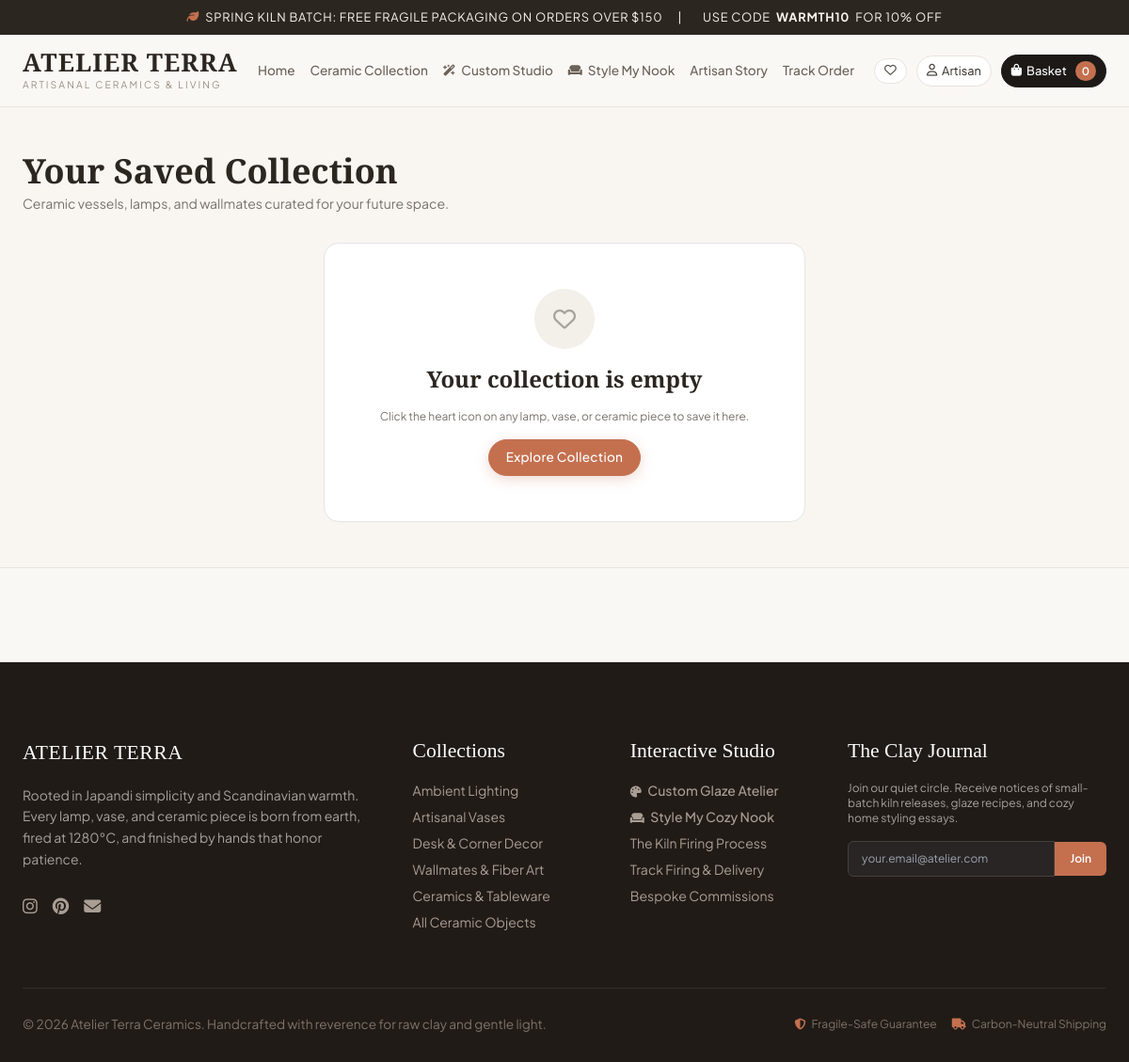
The page /accounts/wishlist/ (signed in) on the database its author committed.
### products/models.py (models this page shows, shortened)
class Category(models.Model):
    name = models.CharField(max_length=100)
    slug = models.SlugField(max_length=120, unique=True)
    description = models.TextField(blank=True)
    icon = models.CharField(max_length=50, default="fa-solid fa-shapes", help_text="FontAwesome icon class")
    image = models.ImageField(upload_to="categories/", blank=True, null=True)
    order = models.PositiveIntegerField(default=0)
    class Meta:
        verbose_name_plural = "Categories"
        ordering = ["order", "name"]

### accounts/views.py (the view)
# urls.py: path('wishlist/', views.wishlist_view, name='wishlist'),
@login_required
def wishlist_view(request):
    wishlist = Wishlist.objects.filter(user=request.user)
    return render(request, 'accounts/wishlist.html', {'wishlist': wishlist})

### cart/cart.py (called while the page is built)
    def __len__(self):
        items = self.cart.get('items', {})
        return sum(item['quantity'] for item in items.values())

    def get_subtotal_price(self):
        items = self.cart.get('items', {})
        return sum(Decimal(item['price']) * item['quantity'] for item in items.values())

    def get_discount_amount(self):
        subtotal = self.get_subtotal_price()
        percent = self.cart.get('discount_percent', 0)
        if percent > 0:
            return round(subtotal * Decimal(percent) / Decimal(100), 2)
        return Decimal('0.00')

    def get_shipping_cost(self):
        subtotal = self.get_subtotal_price()
        if subtotal == 0:
            return Decimal('0.00')
        if subtotal >= Decimal('150.00'):
            return Decimal('0.00')
        return Decimal('12.00')

    def get_total_price(self):
        subtotal = self.get_subtotal_price()
        discount = self.get_discount_amount()
        shipping = self.get_shipping_cost()
        return max(Decimal('0.00'), subtotal - discount + shipping)

### cart/context_processors.py (called while the page is built)
def cart(request):
    cart_obj = Cart(request)
    return {
        'cart': cart_obj,
        'cart_item_count': len(cart_obj),
        'cart_subtotal': cart_obj.get_subtotal_price(),
        'cart_total': cart_obj.get_total_price(),
        'cart_discount': cart_obj.get_discount_amount(),
        'cart_shipping': cart_obj.get_shipping_cost(),
    }

### products/context_processors.py (called while the page is built)
def categories_processor(request):
    return {
        'all_categories': Category.objects.all(),
    }

### templates/accounts/wishlist.html (shortened to what this page needs)
{% extends 'base.html' %}
{% load static %}
{% block content %}
<div class="py-12 bg-sand/30 border-b border-stone-200">
    <div class="atelier-container">
        <div class="mb-8">
            <h1 class="font-serif text-3xl sm:text-4xl text-espresso font-semibold">Your Saved Collection</h1>
            <p class="text-stone-500 text-sm mt-1">Ceramic vessels, lamps, and wallmates curated for your future space.</p>
        </div>
        {% if wishlist %}
        <div class="grid grid-cols-1 sm:grid-cols-2 lg:grid-cols-4 gap-6">
            {% for item in wishlist %}
            <div class="product-card group">
                <div class="card-image-wrap">
                    <a href="{% url 'products:toggle_wishlist' item.product.id %}" class="card-wishlist-top wished" title="Remove from Wishlist">
                        <i class="fa-solid fa-heart"></i>
                    </a>
                    {% if item.product.image %}
                    <img src="{{ item.product.image.url }}" alt="{{ item.product.name }}">
                    {% endif %}
                </div>
                <div class="card-content">
                    <span class="card-category">{{ item.product.category.name }}</span>
                    <h3 class="card-title font-serif text-lg">
                        <a href="{{ item.product.get_absolute_url }}">{{ item.product.name }}</a>
                    </h3>
                    <div class="card-bottom">
                        <span class="card-price">${{ item.product.price }}</span>
                        <form action="{% url 'cart:cart_add' item.product.id %}" method="POST">
                            {% csrf_token %}
                            <input type="hidden" name="quantity" value="1">
                            <button type="submit" class="btn-primary btn-sm py-1.5 px-3 text-xs">
                                Add to Basket
                            </button>
                        </form>
                    </div>
                </div>
            </div>
            {% endfor %}
        </div>
        {% else %}
        <div class="bg-white rounded-2xl p-12 text-center border border-stone-200 max-w-lg mx-auto space-y-4">
            <div class="w-16 h-16 rounded-full bg-sand text-stone-400 flex items-center justify-center text-2xl mx-auto">
                <i class="fa-regular fa-heart"></i>
            </div>
            <h3 class="font-serif text-2xl text-espresso font-semibold">Your collection is empty</h3>
            <p class="text-stone-500 text-xs">Click the heart icon on any lamp, vase, or ceramic piece to save it here.</p>
            <a href="{% url 'products:product_list' %}" class="btn-primary btn-sm">Explore Collection</a>
        </div>
        {% endif %}
    </div>
</div>
{% endblock %}

### templates/base.html (shortened to what this page needs)
{% load static %}
<!DOCTYPE html>
<html lang="en">
<head>
    <link rel="stylesheet" href="https://cdnjs.cloudflare.com/ajax/libs/font-awesome/6.5.1/css/all.min.css">
    <script src="https://cdn.tailwindcss.com"></script>
    <link rel="stylesheet" href="{% static 'css/atelier.css' %}">
</head>
<body class="bg-cream text-espresso antialiased min-h-screen flex flex-col">
    <div class="announcement-bar">
        <span><i class="fa-solid fa-leaf text-terracotta"></i> Spring Kiln Batch: Free Fragile Packaging on orders over $150</span>
        <span class="hidden md:inline">|</span>
        <span class="hidden md:inline"> Use code <strong>WARMTH10</strong> for 10% off</span>
    </div>
    <header class="site-header">
        <div class="atelier-container">
            <div class="nav-wrapper">
                <a href="{% url 'core:home' %}" class="brand-logo group">
                    <span class="logo-main group-hover:text-terracotta transition-colors">ATELIER TERRA</span>
                    <span class="logo-sub">Artisanal Ceramics & Living</span>
                </a>
                <nav class="hidden lg:flex items-center nav-links">
                    <a href="{% url 'core:home' %}" class="{% if request.resolver_match.url_name == 'home' %}active{% endif %}">Home</a>
                    <a href="{% url 'products:product_list' %}" class="{% if 'products' in request.path %}active{% endif %}">Ceramic Collection</a>
                    <a href="{% url 'atelier:studio' %}" class="text-terracotta font-semibold flex items-center gap-1.5 {% if 'studio' in request.path %}active{% endif %}">
                        <i class="fa-solid fa-wand-magic-sparkles text-xs"></i> Custom Studio
                    </a>
                    <a href="{% url 'atelier:cozy_nook_builder' %}" class="text-amber-800 font-semibold flex items-center gap-1.5 {% if 'cozy-nook' in request.path %}active{% endif %}">
                        <i class="fa-solid fa-couch text-xs"></i> Style My Nook
                    </a>
                    <a href="{% url 'core:artisan_story' %}" class="{% if request.resolver_match.url_name == 'artisan_story' %}active{% endif %}">Artisan Story</a>
                    <a href="{% url 'orders:track_order' %}" class="{% if request.resolver_match.url_name == 'track_order' %}active{% endif %}">Track Order</a>
                </nav>
                <div class="nav-actions">
                    {% if user.is_authenticated %}
                        <a href="{% url 'accounts:wishlist' %}" class="action-btn" title="Saved Collection">
                            <i class="fa-regular fa-heart text-stone-600"></i>
                        </a>
                        <a href="{% url 'accounts:profile' %}" class="action-btn" title="My Atelier Account">
                            <i class="fa-regular fa-user text-stone-700"></i>
                            <span>{{ user.first_name|default:user.username }}</span>
                        </a>
                    {% else %}
                        <a href="{% url 'accounts:login' %}" class="action-btn text-xs" title="Sign In">
                            <i class="fa-regular fa-user text-stone-600"></i>
                            <span>Sign In</span>
                        </a>
                    {% endif %}
                    <a href="{% url 'cart:cart_detail' %}" class="action-btn bg-stone-900 text-white hover:bg-stone-800 border-stone-900 group" title="View Basket">
                        <i class="fa-solid fa-bag-shopping"></i>
                        <span class="font-medium">Basket</span>
                        <span class="cart-indicator ml-1">{{ cart_item_count|default:"0" }}</span>
                    </a>
                </div>
            </div>
        </div>
    </header>
    <main class="flex-grow">
        {% block content %}{% endblock %}
    </main>
    <footer class="site-footer">
        <div class="atelier-container">
            <div class="footer-grid">
                <div>
                    <h4 class="font-serif tracking-wide text-2xl mb-3 text-stone-100">ATELIER TERRA</h4>
                    <p class="text-stone-400 text-sm leading-relaxed mb-6 max-w-sm">
                        Rooted in Japandi simplicity and Scandinavian warmth. Every lamp, vase, and ceramic piece is born from earth,
                        fired at 1280°C, and finished by hands that honor patience.
                    </p>
                    <div class="flex items-center space-x-4 text-stone-400">
                        <a href="#" class="hover:text-terracotta text-lg"><i class="fa-brands fa-instagram"></i></a>
                        <a href="#" class="hover:text-terracotta text-lg"><i class="fa-brands fa-pinterest"></i></a>
                        <a href="#" class="hover:text-terracotta text-lg"><i class="fa-solid fa-envelope"></i></a>
                    </div>
                </div>
                <div>
                    <h4 class="font-serif text-lg text-stone-200 mb-4">Collections</h4>
                    <ul class="space-y-2 text-sm text-stone-400">
                        {% for cat in all_categories %}
                        <li><a href="{% url 'products:product_list_by_category' cat.slug %}" class="hover:text-white transition-colors">{{ cat.name }}</a></li>
                        {% endfor %}
                        <li><a href="{% url 'products:product_list' %}" class="hover:text-white transition-colors">All Ceramic Objects</a></li>
                    </ul>
                </div>
                <div>
                    <h4 class="font-serif text-lg text-stone-200 mb-4">Interactive Studio</h4>
                    <ul class="space-y-2 text-sm text-stone-400">
                        <li>
                            <a href="{% url 'atelier:studio' %}" class="text-terracotta hover:underline font-medium">
                                <i class="fa-solid fa-palette text-xs mr-1"></i> Custom Glaze Atelier
                            </a>
                        </li>
                        <li>
                            <a href="{% url 'atelier:cozy_nook_builder' %}" class="text-amber-400 hover:underline font-medium">
                                <i class="fa-solid fa-couch text-xs mr-1"></i> Style My Cozy Nook
                            </a>
                        </li>
                        <li><a href="{% url 'core:artisan_story' %}" class="hover:text-white transition-colors">The Kiln Firing Process</a></li>
                        <li><a href="{% url 'orders:track_order' %}" class="hover:text-white transition-colors">Track Firing & Delivery</a></li>
                        <li><a href="{% url 'core:contact' %}" class="hover:text-white transition-colors">Bespoke Commissions</a></li>
                    </ul>
                </div>
                <div>
                    <h4 class="font-serif text-lg text-stone-200 mb-4">The Clay Journal</h4>
                    <p class="text-xs text-stone-400 mb-4">
                        Join our quiet circle. Receive notices of small-batch kiln releases, glaze recipes, and cozy home styling essays.
                    </p>
                    <form action="{% url 'core:newsletter_subscribe' %}" method="POST" class="space-y-2">
                        <div class="flex items-center">
                            <input type="email" name="email" required placeholder="your.email@atelier.com"
                                   class="bg-stone-800 border border-stone-700 text-stone-200 px-3.5 py-2.5 rounded-l-md text-xs w-full focus:outline-none focus:border-terracotta">
                            <button type="submit" class="bg-terracotta text-white px-4 py-2.5 rounded-r-md text-xs font-semibold hover:bg-terracotta-dark transition-colors">
                                Join
                            </button>
                        </div>
                    </form>
                </div>
            </div>
            <div class="footer-bottom">
                <p>&copy; 2026 Atelier Terra Ceramics. Handcrafted with reverence for raw clay and gentle light.</p>
                <div class="flex items-center gap-4 text-xs">
                    <span><i class="fa-solid fa-shield-halved text-terracotta mr-1"></i> Fragile-Safe Guarantee</span>
                    <span><i class="fa-solid fa-truck text-terracotta mr-1"></i> Carbon-Neutral Shipping</span>
                </div>
            </div>
        </div>
    </footer>
</body>
</html>

### rows shown on the page
Category: name "Ambient Lighting"
Category: name "Artisanal Vases"
Category: name "Desk & Corner Decor"
Category: name "Wallmates & Fiber Art"
Category: name "Ceramics & Tableware"

### other values the page prints
{{ user.first_name|default:user.username }} "Artisan"
{{ cart_item_count|default:"0" }} "0"
